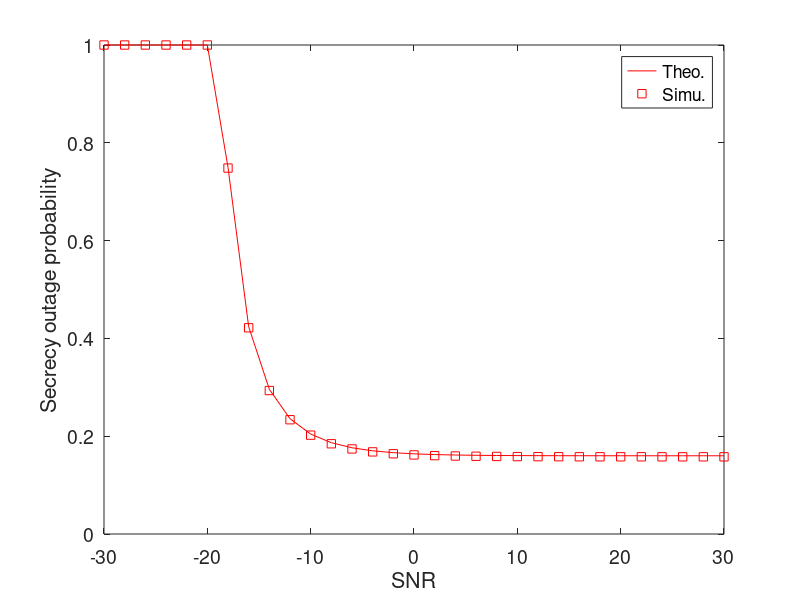

Write the MATLAB code that produced this figure.
%{
Yiliang Liu, School of Cyber Science and Engineering, Xi'an Jiaotong
University, Xi'an 710049, China.

See Theorem 1 in [1].

%} 

clear
close all

nsample = 1e5;

%% system parameters
Ns = 32; Nt = 12; Nr = 4; Ne =1;
SNRt = -30:2:30; sigma = 1; sigma_e = 1; P = 10.^(((SNRt-sigma))./10);
beta = 0.8; alpha = 0.8;
Rs = 3;

%% phase shifter matrix generation
theta = 0+(2*pi).*rand(Ns,1);
Phi = diag(exp(1i.*theta'));

%% main channel estimate and MRT precoding
Gr = sqrt(1/2)*(randn(Nr,Ns)+1i*randn(Nr,Ns));
H = sqrt(1/2)*(randn(Ns,Nt)+1i*randn(Ns,Nt));
Hb = sqrt(1/2)*(randn(Nr,Nt)+1i*randn(Nr,Nt));
[u d v] = svd((alpha*Hb+Gr*Phi*H)'*(alpha*Hb+Gr*Phi*H));
b = u(:,1);

%% wiretap channel sample
He = sqrt(1/2)*(randn(Ne,Nt,nsample)+1i*randn(Ne,Nt,nsample));
Ge = sqrt(1/2)*(randn(Ne,Ns,nsample)+1i*randn(Ne,Ns,nsample));

%% Monte Carlo
for nn = 1:1:nsample
    X(nn) = (beta*He(:,:,nn)*b+Ge(:,:,nn)*Phi*H*b)*(beta*He(:,:,nn)*b+Ge(:,:,nn)*Phi*H*b)';
end

%% calculate secrecy outage probability
for i = 1:length(SNRt)
    Cm = real(log2(1+P(i)*norm((alpha*Hb+Gr*Phi*H)*b)^2));
    x = (2.^(Cm-Rs)-1)/P(i);
    
    % secrecy outage probability expression
    w = beta^2+norm(Phi*H*b)^2;
    p_so(i) = 1-gamcdf(x,Ne,w);
    
    % Monte Carlo for secrecy outage probability
    chi(i) = (2^(Cm-Rs)-1)/P(i);
    p_simu(i) = sum(X>=chi(i))/length(X);
end

p_the1=plot(SNRt,p_so,'r-');
hold on
p_sim1=plot(SNRt,p_simu,'rs');

%% figure set
xlabel('SNR','FontSize',14);
ylabel('Secrecy outage probability','FontSize',14)
leg1= legend({'Theo.','Simu.',},'FontSize',12,'Location','NorthEast');
set(gca,'FontSize',14);



